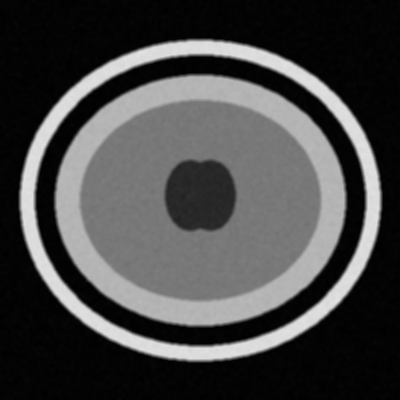
#> input picture lab 5/images/brain.png, 400 x 400 px
$ python task6.py
#> lines starting #> are read from the running program, lines starting #| are printed output that depends on the picture; after the words box and inside, x2 and y2 are one past the last pixel; in counts of white or black regions, pixels touching at a corner belong together
"""
task6.py
Task 6 - Segmenting a Region Inside a Medical Image (Region Growing)

Image: brain.png (brain MRI -- regions of similar intensity).

Algorithm (implemented from scratch -- no prebuilt segmentation library):
  1. Select a seed pixel.
  2. Push seed onto a queue.
  3. For each pixel in the queue, if |pixel_intensity - seed_intensity| <= threshold:
       - Label it as part of the region (mask = 255).
       - Push its unvisited 8-connected neighbours onto the queue.
  4. Continue until queue is empty.

Parameter study:
  - 3 different intensity thresholds : 5, 15, 25
  - 2 different seed locations

Why seed location matters -- explained in console output.
"""

import sys
sys.stdout.reconfigure(encoding='utf-8', errors='replace')
import cv2
import numpy as np
import matplotlib
matplotlib.use("Agg")  # save to file without display
import matplotlib.pyplot as plt
from collections import deque
import os

os.makedirs("outputs", exist_ok=True)

# -- Load image ----------------------------------------------------------------
img = cv2.imread("images/brain.png", cv2.IMREAD_GRAYSCALE)
#> img is the input picture: shape (400, 400); min 0, max 226, mean 70.8

if img is None:
    # Try JPEG fallback (Wikipedia brain MRI may be saved as .jpg)
    img = cv2.imread("images/brain.jpg", cv2.IMREAD_GRAYSCALE)

if img is None:
    # Generate a synthetic brain-like image for demonstration
    print("WARNING: brain.png not found -- generating synthetic brain MRI.")
    h, w = 400, 400
    img = np.zeros((h, w), dtype=np.uint8)

    # Skull (bright ring)
    cv2.ellipse(img, (200, 200), (180, 160), 0, 0, 360, 220, -1)
    cv2.ellipse(img, (200, 200), (165, 145), 0, 0, 360,   0, -1)

    # White matter (bright region)
    cv2.ellipse(img, (200, 200), (145, 125), 0, 0, 360, 180, -1)

    # Gray matter (darker ring)
    cv2.ellipse(img, (200, 200), (120, 100), 0, 0, 360, 120, -1)

    # Ventricles (dark CSF-filled)
    cv2.ellipse(img, (190, 195), (25, 35),  0, 0, 360,  40, -1)
    cv2.ellipse(img, (210, 195), (25, 35),  0, 0, 360,  40, -1)

    # Add Gaussian noise
    noise = np.random.normal(0, 8, img.shape).astype(np.int16)
    img   = np.clip(img.astype(np.int16) + noise, 0, 255).astype(np.uint8)
    img   = cv2.GaussianBlur(img, (5, 5), 2)

    cv2.imwrite("images/brain.png", img)
    print("  Synthetic brain MRI saved to images/brain.png")

print(f"Brain image shape: {img.shape}  |  Intensity range: {img.min()}-{img.max()}")
#| Brain image shape: (400, 400)  |  Intensity range: 0-226

# -- Region-growing algorithm (from scratch) ------------------------------------
NEIGHBORS_8 = [(-1,-1),(-1,0),(-1,1),(0,-1),(0,1),(1,-1),(1,0),(1,1)]

def region_grow(gray, seed_y, seed_x, threshold):
    """
    Grow a region from (seed_y, seed_x) using 8-connectivity.
    A neighbour is added to the region if its intensity differs from the
    seed pixel's intensity by at most `threshold`.

    Returns a binary mask (0 or 255) of the same size as gray.
    """
    rows, cols = gray.shape
    seed_val   = int(gray[seed_y, seed_x])

    visited = np.zeros((rows, cols), dtype=bool)
    mask    = np.zeros((rows, cols), dtype=np.uint8)

    queue            = deque()
    queue.append((seed_y, seed_x))
    visited[seed_y, seed_x] = True

    while queue:
        y, x = queue.popleft()
        if abs(int(gray[y, x]) - seed_val) <= threshold:
            mask[y, x] = 255
            for dy, dx in NEIGHBORS_8:
                ny, nx = y + dy, x + dx
                if 0 <= ny < rows and 0 <= nx < cols and not visited[ny, nx]:
                    visited[ny, nx] = True
                    queue.append((ny, nx))

    return mask

# -- Define seeds and thresholds -----------------------------------------------
h, w = img.shape
#> h = 400; w = 400

# Seed A -- bright skull/white-matter ring region (row=80, col=200 -> intensity~180)
seed_A = (80,  w // 2)
#> seed_A = (80, 200)
# Seed B -- darker gray-matter / inner region (row=160, col=200 -> intensity~107)
seed_B = (int(h * 0.4), w // 2)
#> seed_B = (160, 200)

thresholds = [5, 15, 25]

seeds = [
    (seed_A, "Seed A (Bright Region ~180)"),
    (seed_B, "Seed B (Gray Region ~107)"),
]

print(f"\nSeed A: {seed_A}  intensity={img[seed_A[0], seed_A[1]]}")
#| Seed A: (80, 200)  intensity=180
print(f"Seed B: {seed_B}  intensity={img[seed_B[0], seed_B[1]]}")
#| Seed B: (160, 200)  intensity=107

# -- Compute all masks ---------------------------------------------------------
results = {}   # (seed_label, thresh) -> mask
for (seed_yx, seed_label) in seeds:
    for t in thresholds:
        mask = region_grow(img, seed_yx[0], seed_yx[1], t)
        results[(seed_label, t)] = mask
        n = np.count_nonzero(mask)
        print(f"  {seed_label}, T={t:2d} -> {n:,} pixels ({100*n/img.size:.1f}%)")
#> this loop made 2 passes
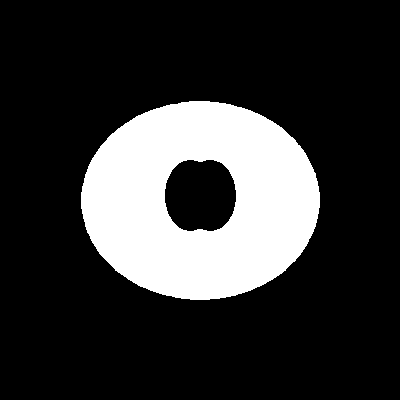
#> mask: shape (400, 400); 20.6% white; 1 white region, box (x1, y1, x2, y2) and area: (81, 101, 320, 300) 32952
#> after the loop, results = 6 items

# -- Output figure -------------------------------------------------------------
fig, axes = plt.subplots(2, 4, figsize=(24, 12))
fig.patch.set_facecolor("#0d1117")

seed_colours = {
    "Seed A (Bright Region ~180)": "#ff6b6b",
    "Seed B (Gray Region ~107)":   "#4fc3f7",
}
thresh_colours = ["#81c995", "#ffd700", "#ff9800"]

for row_idx, ((seed_yx, seed_label)) in enumerate(seeds):
    # Column 0: original with seed marked
    orig_marked = cv2.cvtColor(img, cv2.COLOR_GRAY2RGB)
    sy, sx = seed_yx
    cv2.circle(orig_marked, (sx, sy), 8,
               (255, 80, 80) if row_idx == 0 else (80, 180, 255), -1)
    cv2.circle(orig_marked, (sx, sy), 10,
               (255, 255, 255), 2)

    axes[row_idx, 0].imshow(orig_marked)
    axes[row_idx, 0].set_title(
        f"Original\n{seed_label}\n@ pixel {seed_yx}",
        color=seed_colours[seed_label], fontsize=9, fontweight="bold",
    )
    axes[row_idx, 0].axis("off")

    for col_idx, t in enumerate(thresholds, start=1):
        mask = results[(seed_label, t)]
        # Overlay mask in colour on original
        overlay = cv2.cvtColor(img, cv2.COLOR_GRAY2RGB).copy()
        overlay[mask == 255] = [80, 200, 120] if row_idx == 0 else [80, 150, 255]

        axes[row_idx, col_idx].imshow(overlay)
        n = np.count_nonzero(mask)
        axes[row_idx, col_idx].set_title(
            f"T = {t}\n{n:,} pixels  ({100*n/img.size:.1f}%)",
            color=thresh_colours[col_idx - 1], fontsize=10, fontweight="bold",
        )
        axes[row_idx, col_idx].axis("off")
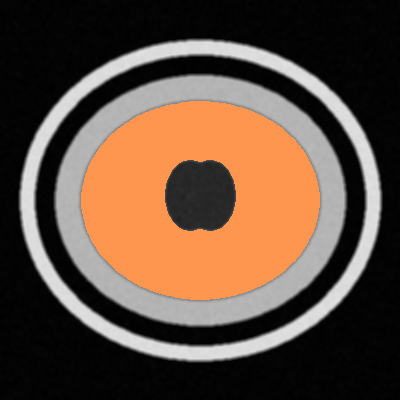
#> overlay: shape (400, 400, 3); mean B, G, R 62.6, 77, 98.7

fig.suptitle(
    "Task 6 - Region Growing on Brain MRI\n"
    "Row 1: Seed A (White Matter)  |  Row 2: Seed B (Gray Matter)\n"
    "Columns: Original with seed  ->  T=5  ->  T=15  ->  T=25",
    color="white", fontsize=12, fontweight="bold", y=1.02,
)
plt.tight_layout()
plt.savefig("outputs/task6_output.png", dpi=150, bbox_inches="tight",
            facecolor=fig.get_facecolor())
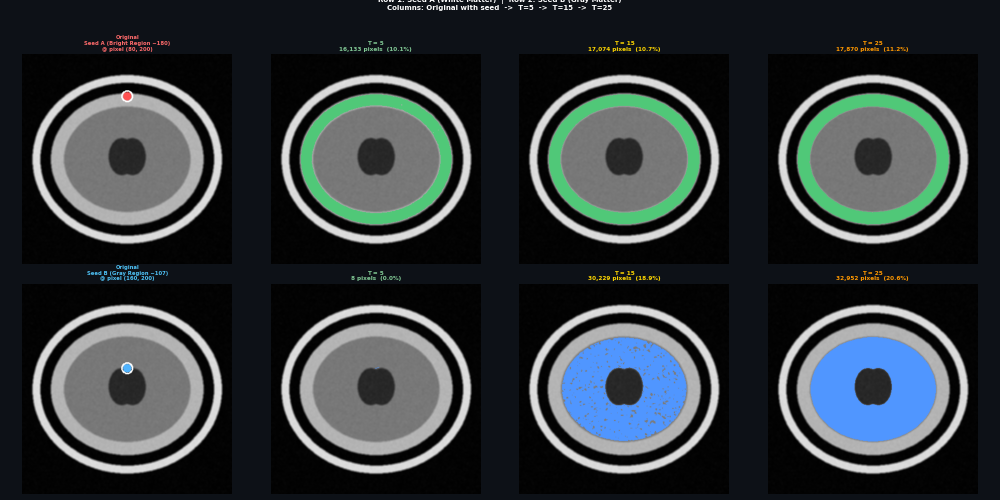
#> figure drawn by matplotlib, 8 panels; B, G, R data is drawn as R, G, B
plt.close("all")

# -- Report ---------------------------------------------------------------------
print("\n" + "=" * 65)
print("TASK 6 -- REGION GROWING ANALYSIS")
print("=" * 65)
print()
print("ALGORITHM OVERVIEW:")
print("  Starting from a seed pixel, the algorithm uses a BFS queue.")
print("  Each dequeued pixel is added to the mask if:")
print("    |pixel_intensity - seed_intensity| <= threshold")
print("  Its 8-connected unvisited neighbours are then enqueued.")
print("  The process stops when the queue is empty.")
print()
print("EFFECT OF THRESHOLD:")
print("  T =  5  Very conservative. Only pixels nearly identical to the seed.")
print("           Small, tightly bounded region. Useful for isolating a")
print("           very specific tissue type without leaking.")
print("  T = 15  Moderate. Captures the main tissue region including mild")
print("           intensity variation. Good trade-off for brain structures.")
print("  T = 25  Liberal. The region grows into neighbouring tissues that")
print("           have similar but not identical intensity. Risk of leaking")
print("           across tissue boundaries (e.g., white -> grey matter).")
print()
print("WHY CHANGING THE SEED POINT SIGNIFICANTLY CHANGES THE RESULT:")
print("-" * 65)
print("  The region-growing algorithm compares every candidate pixel to the")
print("  seed's intensity. Different anatomical regions have different mean")
print("  intensities (in brain MRI: white matter > grey matter > CSF).")
print()
print("  - Seed A placed in white matter (high intensity ~180):")
print("    The threshold window [180-T, 180+T] covers other white-matter")
print("    voxels, growing a large connected white-matter region.")
print()
print("  - Seed B placed in grey matter (mid intensity ~120):")
print("    The window [120-T, 120+T] matches grey-matter voxels.")
print("    White matter pixels (~180) lie far outside this window, so the")
print("    growth stops at the white/grey matter boundary.")
print()
print("  A single image therefore yields completely different segmented")
print("  regions depending on the seed, because the seed determines which")
print("  intensity range the algorithm is allowed to grow into. This is")
print("  why domain knowledge (knowing which tissue to select) is essential.")
print("=" * 65)
print("\nOutput saved -> outputs/task6_output.png")
